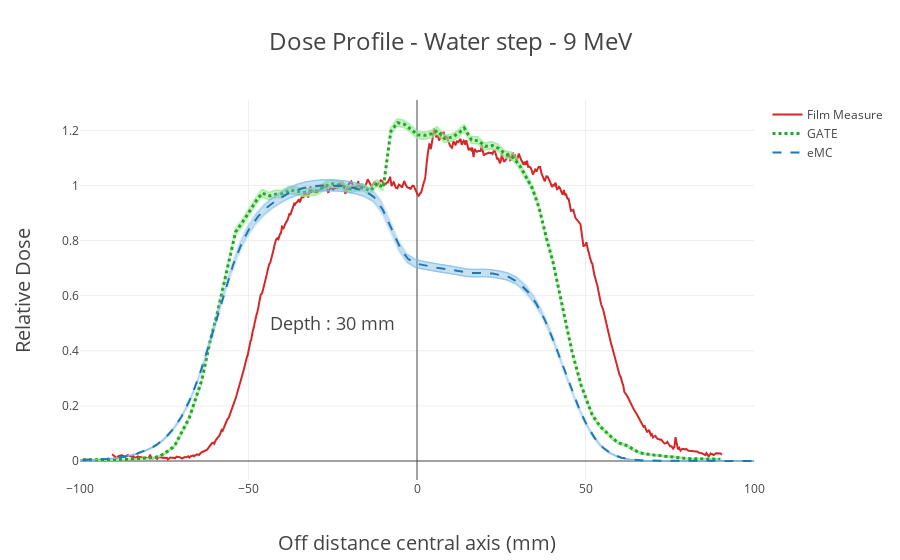

Write notebook code for a chart like this one.
### Code cell
data1 = [trace1, trace2, trace3]
fig1= go.Figure(data=data1, layout=layout1)   
py.iplot(fig1, filename=name+'_plot', image='png')

### Figure 1 — Plotly figure (JSON) as saved in the notebook; plotly's stock layout.template omitted (floating-point values rounded to 4 significant figures; data arrays with more than 128 entries replaced by an {"elided": "..."} marker saying what was removed)
{"data": [{"line": {"color": "rgba(214, 39, 40, 100)"}, "mode": "lines", "name": "Film Measure", "type": "scatter", "x": {"elided": "2000 float values"}, "y": {"elided": "2000 float values"}}, {"error_y": {"array": {"elided": "2000 float values"}, "color": "#9CEF9C", "opacity": 0.5, "thickness": 0.5, "type": "data", "visible": true, "width": 1.5}, "line": {"color": "rgba(44, 160, 44, 100)", "dash": "dot", "width": 3}, "mode": "lines", "name": "GATE", "type": "scatter", "x": {"elided": "2000 float values"}, "y": {"elided": "2000 float values"}}, {"error_y": {"color": "#7CBAE6", "opacity": 0.5, "thickness": 0.5, "type": "percent", "value": 2, "visible": true, "width": 1.5}, "line": {"color": "rgba(31, 119, 180, 100)", "dash": "dash"}, "mode": "lines", "name": "eMC ", "type": "scatter", "x": {"elided": "2000 float values"}, "y": {"elided": "2000 float values"}}], "layout": {"annotations": [{"font": {"size": 18}, "showarrow": false, "text": "Depth : 30 mm", "x": -25, "xref": "gateX2", "y": 0.5, "yref": "gammaIndex"}], "title": "Dose Profile - Water step - 9 MeV", "titlefont": {"size": 24}, "xaxis": {"range": [-100, 100], "title": "Off distance central axis (mm)", "titlefont": {"size": 20}}, "yaxis": {"title": "Relative Dose", "titlefont": {"size": 20}}}}
